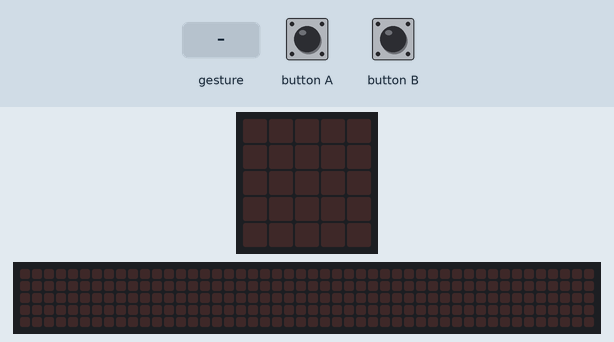
The program below on a simulated BBC micro:bit (MakeCode). Parts: the board's 5×5 LED display, a strip that is not on the board, showing the scrolling text unrolled. Inputs (shaded band) come from the test bench. A tilt is held for 1.5 s and a shake lasts 1 s, then the board lies face up again; the 48×5 strip is a reading aid, not a part: it shows the text the display is scrolling, unrolled, one strip-width of it at a time.

Above: at 1.2 s.
1.3 s: gesture 'shake'
At 1.57 s:
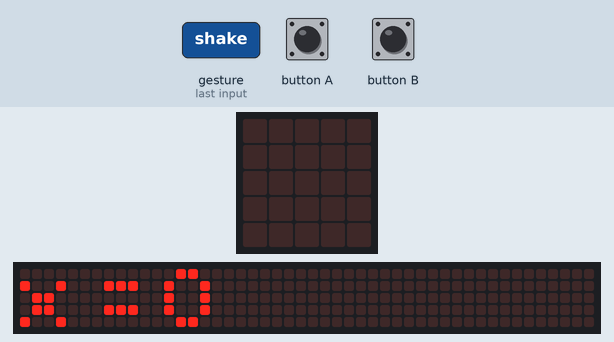
4.3 s: gesture 'shake'
7.3 s: button A pressed for 0.15 s
At 8.77 s:
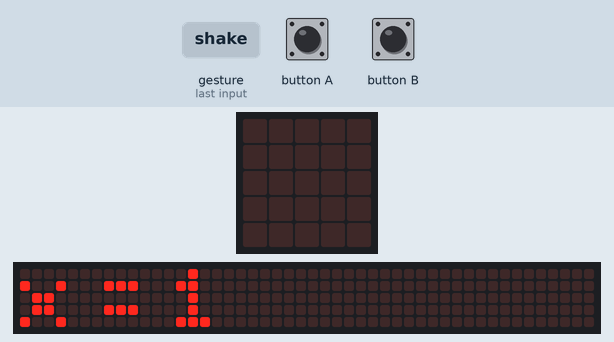
10.3 s: button A pressed for 0.15 s
At 16.57 s:
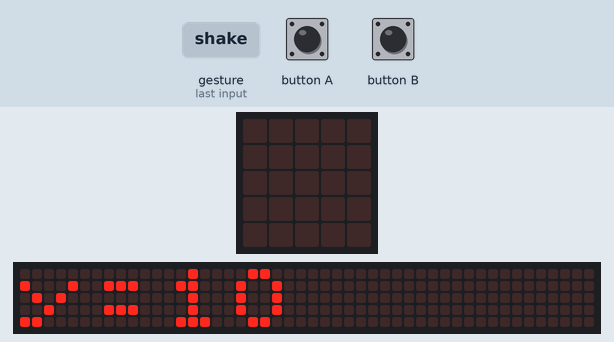

Measured:
- after the input at 1.3 s, the display: changes after 0.20 s (image 1)
- what the display in image 3 shows lasts 0.4 s, from 16.4 s to 16.8 s

The program:

main.ts
```typescript
input.onButtonPressed(Button.A, function () {
    x = x + 1
})
input.onGesture(Gesture.Shake, function () {
    basic.showString("x=" + convertToText(x))
    y = x * (x + (x + 1))
    basic.showString("y=" + convertToText(y))
})
input.onButtonPressed(Button.B, function () {
    if (x > 0) {
        x = x - 1
    }
})
let y = 0
let x = 0
x = 0
```

test.ts
```typescript
// i test vanno qui; questi non saranno compilati quando questo pacchetto viene usato come estensione.
```
